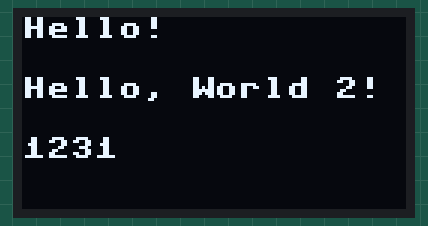
A program run on a simulated ESP32 board running MicroPython. On the bench: 128×64 one-colour display. Library files of the repository ran but are not shown: ssd1306.py. At 0.1 s the program stops and its outputs stay as they are.

Above: at 0.1 s.

The program:

oled.py
```python
from machine import Pin, SoftI2C
import ssd1306

# 创建i2c对象
i2c = SoftI2C(scl=Pin(22), sda=Pin(21))

# 宽度高度
oled_width = 128
oled_height = 64

# 创建oled屏幕对象
oled = ssd1306.SSD1306_I2C(oled_width, oled_height, i2c)

# 在指定位置处显示文字
oled.text('Hello!', 0, 0)
oled.text('Hello, World 2!', 0, 20)
oled.text('1231', 0, 40)

oled.show()
```
